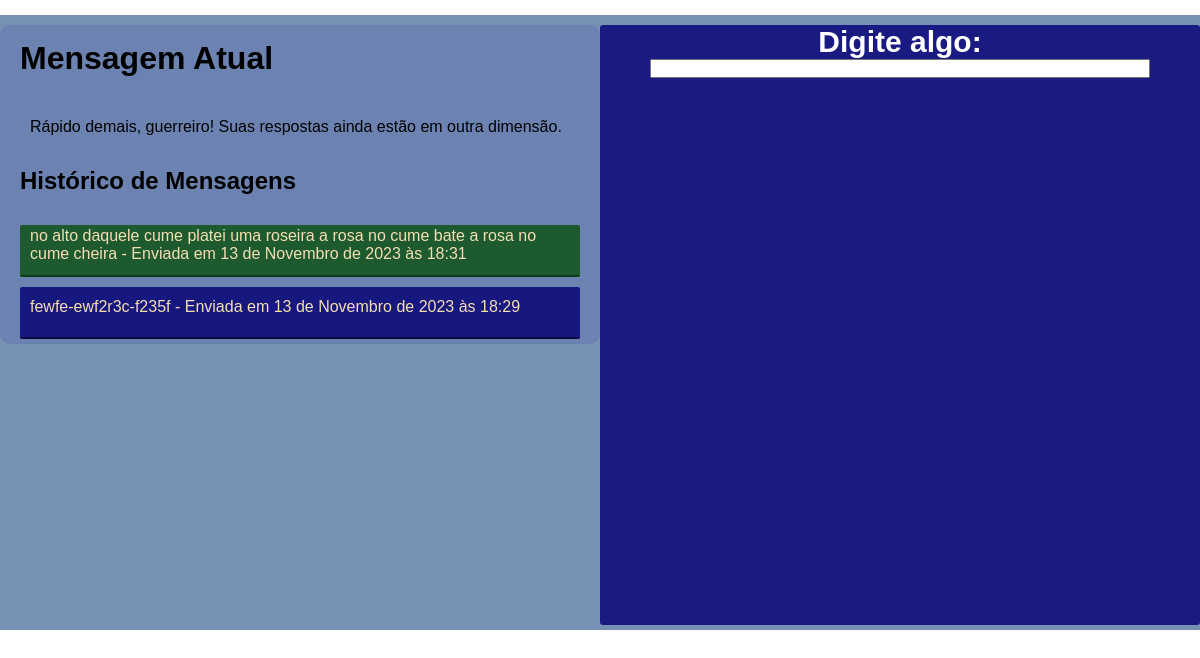
/, run on an earlier commit of the app's database.
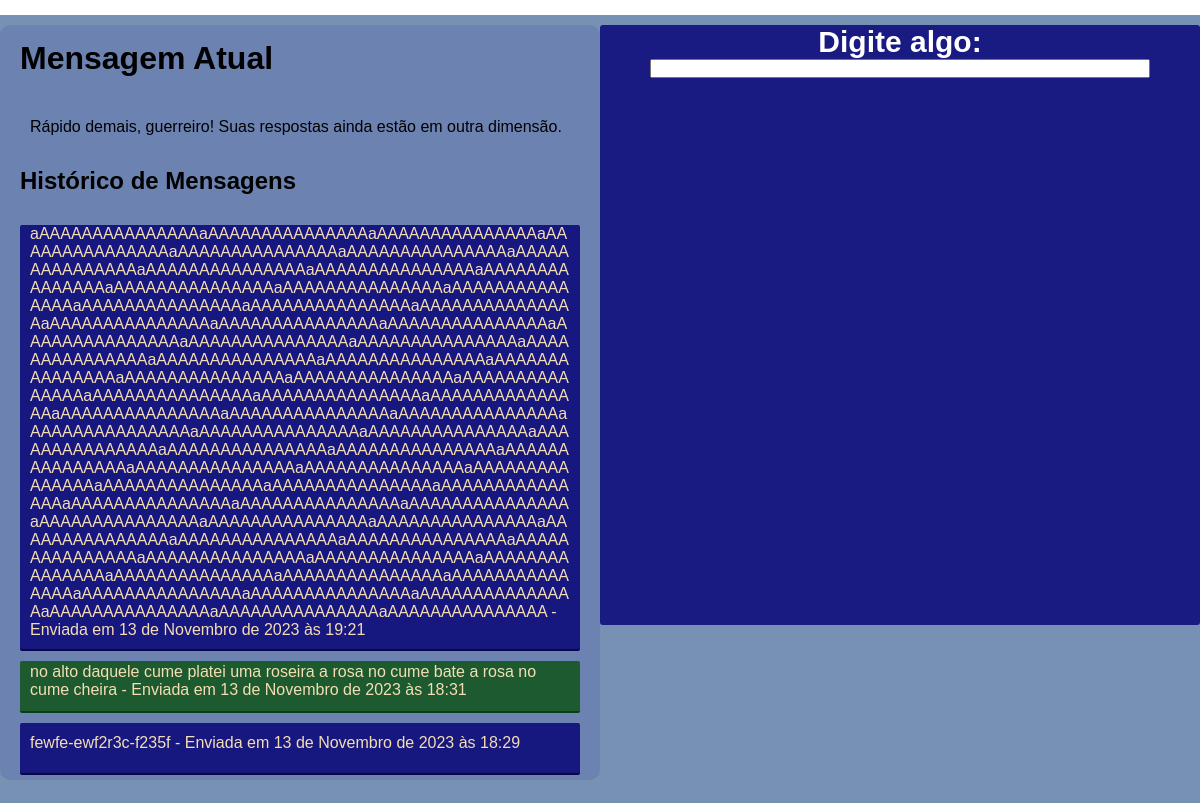
And on a later commit of the database.
### comandos/models.py (models this page shows, shortened)
class Mensagem(models.Model):
    TIPO_CHOICE = [
        ('dica', 'Dica'),
        ('informacao', 'Informação'),
    ]
    conteudo = models.TextField()
    dia_envio = models.DateField()
    horario_envio = models.TimeField()
    tipo_mensagem = models.CharField(max_length=20, choices=TIPO_CHOICE, default='informacao')
    ultima = models.BooleanField(default=False)
    mensagem_adicional = models.TextField(blank=True, null=True)
    audio_url = models.FileField(upload_to='audios/', null=True, blank=True)

### comandos/views.py (the view)
# urls.py: path('', views.exibir_mensagem, name='exibir_mensagem'),
def exibir_mensagem(request):
    agora = datetime.now().time()
    hoje = datetime.now().date()
    mensagem_recente = Mensagem.objects.filter(
        horario_envio__lte=agora,
        dia_envio=hoje
    ).order_by('-horario_envio').first()
    historico_mensagens = Mensagem.objects.exclude(
        dia_envio=hoje,
        horario_envio__gt=agora
    ).order_by('-dia_envio', '-horario_envio')
    return render(request, 'home.html', {'mensagem_recente': mensagem_recente, 'historico_mensagens': historico_mensagens})

### comandos/templates/home.html (shortened to what this page needs)
{% load static %}
<!DOCTYPE html>
<html lang="en">
<head>
    <link rel="stylesheet" href="{% static 'css/style.css' %}">
</head>
<body>
    <div class="conteine">
        <div class="dividir1">
    <h1>Mensagem Atual</h1>
    {% if mensagem_recente %}
        {% if mensagem_recente.ultima %}
        <div class="{% if mensagem_recente.tipo_mensagem == 'dica' %}dica{% elif mensagem_recente.tipo_mensagem == 'informacao' %}informacao{% endif %}">
            <p>{{ mensagem_recente.conteudo }} - Enviada em {{ mensagem_recente.dia_envio }} às {{ mensagem_recente.horario_envio }}</p>
        </div>
            {% if mensagem_recente.mensagem_adicional %}
                <p>Mensagem Adicional: {{ mensagem_recente.mensagem_adicional }}</p>
                <audio controls autoplay>
                    <source src="{{ mensagem_recente.audio_url.url }}" type="audio/mp3">
                    Seu navegador não suporta o elemento de áudio.
                </audio>
            {% endif %}
        {% else %}
     <div class="{% if mensagem_recente.tipo_mensagem == 'dica' %}dica{% elif mensagem_recente.tipo_mensagem == 'informacao' %}informacao{% endif %}">
            <p>{{ mensagem_recente.conteudo }} - Enviada em {{ mensagem_recente.dia_envio }} às {{ mensagem_recente.horario_envio }}</p>
     </div>
        {% endif %}
    {% else %}
        <p id="mensagem">Rápido demais, guerreiro! Suas respostas ainda estão em outra dimensão.</p>
    {% endif %}
    <h2>Histórico de Mensagens</h2>
    {% if historico_mensagens %}
        <ul>
            {% for mensagem in historico_mensagens %}
                <div class="{% if mensagem.tipo_mensagem == 'dica' %}dica{% elif mensagem.tipo_mensagem == 'informacao' %}informacao{% endif %}">
                    <li>{{ mensagem.conteudo }} - Enviada em {{ mensagem.dia_envio }} às {{ mensagem.horario_envio }}</li>
                </div>
            {% endfor %}
        </ul>
    {% else %}
        <p>Nenhuma mensagem foi enviada ainda.</p>
    {% endif %}
</div>
<div class="dividir2">
    <div class="testo">
        <h3>Digite algo:</h3>
    </div>
    <div class="pesquisa">
        <input type="text" id="meuInput">
    </div>
</div>
</div>
</body>
</html>

What changed in the data, as far as the page shows it:
added Mensagem: conteudo "aAAAAAAAAAAAAAAAaAAAAAAAAAAAAAAAaAAAAAAAAAAAAAAAaAAAAAAAAAAAAAAAaAAAAAAAAAAAAAAAaAAAAAAAAAAAAAAAaAAAAAAAAAAAAAAAaAAAAAAAAAAAAAAAaAAAAAAAAAAAAAAAaAAAAAAAAAAAAAAAaAAAAAAAAAAAAAAAaAAAAAAAAAAAAAAAaAAAAAAAAAAAAAAAaAAAAAAAAAAAAAAAaAAAAAAAAAAAAAAAaAAAAAAAAAAAAAAAaAAAAAAAAAAAAAAAaAAAAAAAAAAAAAAAaAAAAAAAAAAAAAAAaAAAAAAAAAAAAAAAaAAAAAAAAAAAAAAAaAAAAAAAAAAAAAAAaAAAAAAAAAAAAAAAaAAAAAAAAAAAAAAAaAAAAAAAAAAAAAAAaAAAAAAAAAAAAAAAaAAAAAAAAAAAAAAAaAAAAAAAAAAAAAAAaAAAAAAAAAAAAAAAaAAAAAAAAAAAAAAAaAAAAAAAAAAAAAAAaAAAAAAAAAAAAAAAaAAAAAAAAAAAAAAAaAAAAAAAAAAAAAAAaAAAAAAAAAAAAAAAaAAAAAAAAAAAAAAAaAAAAAAAAAAAAAAAaAAAAAAAAAAAAAAAaAAAAAAAAAAAAAAAaAAAAAAAAAAAAAAAaAAAAAAAAAAAAAAAaAAAAAAAAAAAAAAAaAAAAAAAAAAAAAAAaAAAAAAAAAAA…", dia_envio "13 de Novembro de 2023", horario_envio "19:21"
